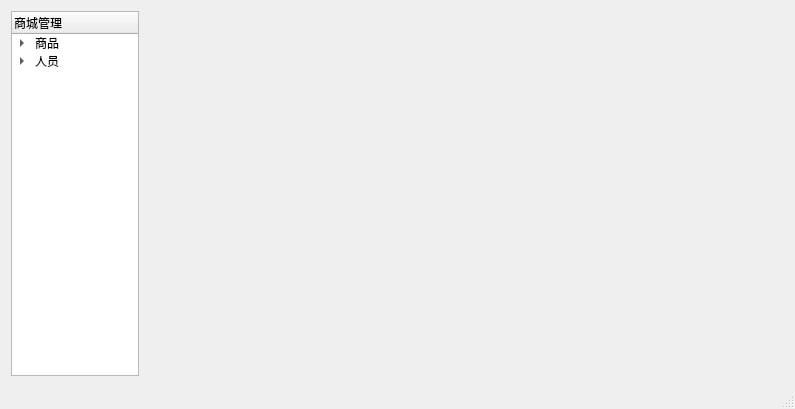
<?xml version="1.0" encoding="UTF-8"?>
<ui version="4.0">
 <class>MainWindow</class>
 <widget class="QMainWindow" name="MainWindow">
  <property name="geometry">
   <rect>
    <x>0</x>
    <y>0</y>
    <width>795</width>
    <height>409</height>
   </rect>
  </property>
  <property name="windowTitle">
   <string>MainWindow</string>
  </property>
  <widget class="QWidget" name="centralWidget">
   <layout class="QGridLayout" name="gridLayout_2">
    <item row="0" column="0">
     <layout class="QHBoxLayout" name="side_and_stackwidgte" stretch="1,5">
      <item>
       <widget class="QTreeWidget" name="m_sider">
        <column>
         <property name="text">
          <string>商城管理</string>
         </property>
        </column>
        <item>
         <property name="text">
          <string>商品</string>
         </property>
         <item>
          <property name="text">
           <string>出售管理</string>
          </property>
         </item>
         <item>
          <property name="text">
           <string>商品管理</string>
          </property>
         </item>
        </item>
        <item>
         <property name="text">
          <string>人员</string>
         </property>
         <item>
          <property name="text">
           <string>用户列表</string>
          </property>
         </item>
        </item>
       </widget>
      </item>
      <item>
       <widget class="QStackedWidget" name="m_stacked_function">
        <property name="currentIndex">
         <number>-1</number>
        </property>
       </widget>
      </item>
     </layout>
    </item>
   </layout>
  </widget>
  <widget class="QStatusBar" name="statusBar"/>
 </widget>
 <layoutdefault spacing="6" margin="11"/>
 <resources/>
 <connections/>
</ui>
